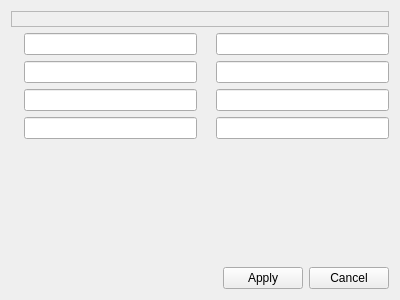
<?xml version="1.0" encoding="UTF-8"?>
<ui version="4.0">
 <class>CItemEdit</class>
 <widget class="QWidget" name="CItemEdit">
  <property name="geometry">
   <rect>
    <x>0</x>
    <y>0</y>
    <width>400</width>
    <height>300</height>
   </rect>
  </property>
  <property name="windowTitle">
   <string>Form</string>
  </property>
  <layout class="QVBoxLayout" name="verticalLayout">
   <item>
    <widget class="QLabel" name="pLGroup">
     <property name="frameShape">
      <enum>QFrame::StyledPanel</enum>
     </property>
     <property name="frameShadow">
      <enum>QFrame::Raised</enum>
     </property>
     <property name="text">
      <string/>
     </property>
     <property name="alignment">
      <set>Qt::AlignCenter</set>
     </property>
     <property name="margin">
      <number>2</number>
     </property>
    </widget>
   </item>
   <item>
    <layout class="QGridLayout" name="gridLayout">
     <item row="0" column="0">
      <widget class="QLabel" name="pLField1">
       <property name="text">
        <string/>
       </property>
      </widget>
     </item>
     <item row="0" column="1">
      <widget class="QLineEdit" name="pLEField1"/>
     </item>
     <item row="0" column="2">
      <widget class="QLabel" name="pLField2">
       <property name="text">
        <string/>
       </property>
      </widget>
     </item>
     <item row="0" column="3">
      <widget class="QLineEdit" name="pLEField2"/>
     </item>
     <item row="1" column="0">
      <widget class="QLabel" name="pLField3">
       <property name="text">
        <string/>
       </property>
      </widget>
     </item>
     <item row="1" column="1">
      <widget class="QLineEdit" name="pLEField3"/>
     </item>
     <item row="1" column="2">
      <widget class="QLabel" name="pLField4">
       <property name="text">
        <string/>
       </property>
      </widget>
     </item>
     <item row="1" column="3">
      <widget class="QLineEdit" name="pLEField4"/>
     </item>
     <item row="2" column="0">
      <widget class="QLabel" name="pLField5">
       <property name="text">
        <string/>
       </property>
      </widget>
     </item>
     <item row="2" column="1">
      <widget class="QLineEdit" name="pLEField5"/>
     </item>
     <item row="2" column="2">
      <widget class="QLabel" name="pLField6">
       <property name="text">
        <string/>
       </property>
      </widget>
     </item>
     <item row="2" column="3">
      <widget class="QLineEdit" name="pLEField6"/>
     </item>
     <item row="3" column="0">
      <widget class="QLabel" name="pLField7">
       <property name="text">
        <string/>
       </property>
      </widget>
     </item>
     <item row="3" column="1">
      <widget class="QLineEdit" name="pLEField7"/>
     </item>
     <item row="3" column="2">
      <widget class="QLabel" name="pLField8">
       <property name="text">
        <string/>
       </property>
      </widget>
     </item>
     <item row="3" column="3">
      <widget class="QLineEdit" name="pLEField8"/>
     </item>
    </layout>
   </item>
   <item>
    <spacer name="verticalSpacer">
     <property name="orientation">
      <enum>Qt::Vertical</enum>
     </property>
     <property name="sizeHint" stdset="0">
      <size>
       <width>20</width>
       <height>40</height>
      </size>
     </property>
    </spacer>
   </item>
   <item>
    <layout class="QHBoxLayout" name="horizontalLayout_2">
     <item>
      <spacer name="horizontalSpacer">
       <property name="orientation">
        <enum>Qt::Horizontal</enum>
       </property>
       <property name="sizeHint" stdset="0">
        <size>
         <width>40</width>
         <height>20</height>
        </size>
       </property>
      </spacer>
     </item>
     <item>
      <widget class="QPushButton" name="pPBApply">
       <property name="text">
        <string>Apply</string>
       </property>
      </widget>
     </item>
     <item>
      <widget class="QPushButton" name="pPBCancel">
       <property name="text">
        <string>Cancel</string>
       </property>
      </widget>
     </item>
    </layout>
   </item>
  </layout>
 </widget>
 <tabstops>
  <tabstop>pLEField1</tabstop>
  <tabstop>pLEField2</tabstop>
  <tabstop>pLEField3</tabstop>
  <tabstop>pLEField4</tabstop>
  <tabstop>pLEField5</tabstop>
  <tabstop>pLEField6</tabstop>
  <tabstop>pLEField7</tabstop>
  <tabstop>pLEField8</tabstop>
  <tabstop>pPBCancel</tabstop>
  <tabstop>pPBApply</tabstop>
 </tabstops>
 <resources/>
 <connections/>
</ui>
